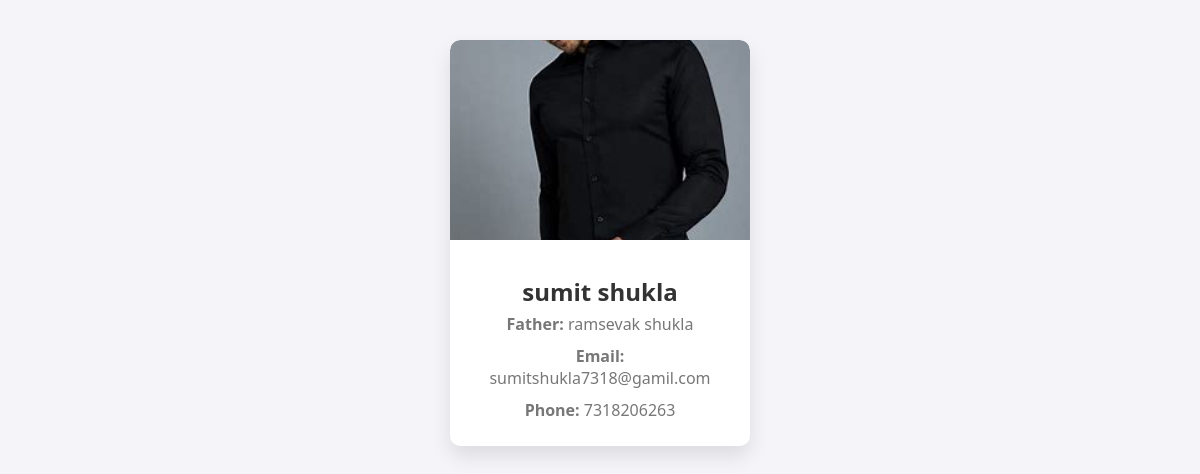
/admin_panel/view_customer/, run on the app's committed database.
### userapk/models.py (models this page shows)
class Customer(models.Model):
    fname=models.CharField(max_length=100)
    lname=models.CharField(max_length=100)
    father=models.CharField(max_length=100)
    email=models.EmailField(unique=True)
    pass1=models.CharField(max_length=20)
    Phone=models.CharField(max_length=10)
    image=models.FileField(upload_to="uploads/users/",null=True)

### adminapk/views.py (the view)
# urls.py: path('view_customer/',views.view_customer,name='view_customer'),
def view_customer(request):
    rec = Customer.objects.all()
    print(rec)
    return render(request, "view_customer.html", {'rec': rec})

### templates/view_customer.html (shortened to what this page needs)
<!DOCTYPE html>
<html lang="en">
<head>
</head>
<body>
<div class="container">
    {% for customer in rec %}
    <div class="card">
        {% if customer.image %}
        <img src="{{ customer.image.url }}" alt="Profile Picture">
        {% else %}
        <img src="https://via.placeholder.com/300x200?text=No+Image" alt="No Image">
        {% endif %}
        <div class="info">
            <h2>{{ customer.fname }} {{ customer.lname }}</h2>
            <p><strong>Father:</strong> {{ customer.father }}</p>
            <p><strong>Email:</strong> {{ customer.email }}</p>
            <p><strong>Phone:</strong> {{ customer.Phone }}</p>
        </div>
    </div>
    {% endfor %}
</div>
</body>
</html>

### templates/view_customer.html (style rules this page uses)
body { font-family: 'Segoe UI', Tahoma, Geneva, Verdana, sans-serif; background-color: #f4f4f9; margin: 0; padding: 20px; }
.container { display: flex; flex-wrap: wrap; justify-content: center; }
.card { background-color: #ffffff; border-radius: 10px; box-shadow: 0 10px 20px rgba(0, 0, 0, 0.1); margin: 20px; overflow: hidden; width: 300px; text-align: center; transition: transform 0.3s; }
.card img { border-top-left-radius: 10px; border-top-right-radius: 10px; width: 100%; height: 200px; object-fit: cover; }
.card h2 { color: #333; margin: 15px 0 5px; }
.card p { color: #777; margin: 5px 0; }
.info { padding: 15px; }
.info p { margin: 5px 0 10px; }

### data on the page
Customer: image (picture), fname "sumit", lname "shukla", father "ramsevak shukla", email "sumitshukla7318@gamil.com", Phone "7318206263"
